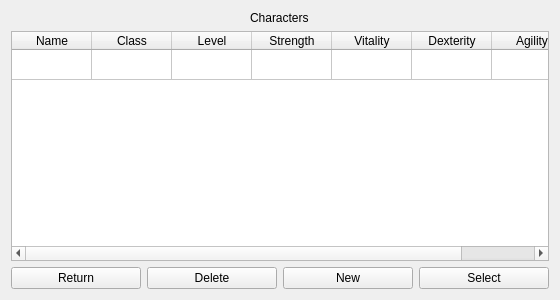
<?xml version="1.0" encoding="UTF-8"?>
<ui version="4.0">
 <class>SelectUserInterface</class>
 <widget class="QWidget" name="SelectUserInterface">
  <property name="geometry">
   <rect>
    <x>0</x>
    <y>0</y>
    <width>560</width>
    <height>300</height>
   </rect>
  </property>
  <property name="windowTitle">
   <string>Form</string>
  </property>
  <layout class="QVBoxLayout" name="verticalLayout">
   <item alignment="Qt::AlignHCenter">
    <widget class="QLabel" name="label">
     <property name="text">
      <string>Characters</string>
     </property>
    </widget>
   </item>
   <item>
    <widget class="QTableWidget" name="tableWidget">
     <attribute name="horizontalHeaderVisible">
      <bool>true</bool>
     </attribute>
     <attribute name="horizontalHeaderCascadingSectionResizes">
      <bool>false</bool>
     </attribute>
     <attribute name="horizontalHeaderDefaultSectionSize">
      <number>80</number>
     </attribute>
     <attribute name="horizontalHeaderHighlightSections">
      <bool>true</bool>
     </attribute>
     <attribute name="horizontalHeaderMinimumSectionSize">
      <number>30</number>
     </attribute>
     <attribute name="horizontalHeaderStretchLastSection">
      <bool>false</bool>
     </attribute>
     <attribute name="verticalHeaderVisible">
      <bool>false</bool>
     </attribute>
     <row>
      <property name="text">
       <string>1</string>
      </property>
     </row>
     <column>
      <property name="text">
       <string>Name</string>
      </property>
     </column>
     <column>
      <property name="text">
       <string>Class</string>
      </property>
     </column>
     <column>
      <property name="text">
       <string>Level</string>
      </property>
     </column>
     <column>
      <property name="text">
       <string>Strength</string>
      </property>
     </column>
     <column>
      <property name="text">
       <string>Vitality</string>
      </property>
     </column>
     <column>
      <property name="text">
       <string>Dexterity</string>
      </property>
     </column>
     <column>
      <property name="text">
       <string>Agility</string>
      </property>
     </column>
    </widget>
   </item>
   <item>
    <layout class="QHBoxLayout" name="horizontalLayout">
     <item>
      <widget class="QPushButton" name="returnButton">
       <property name="text">
        <string>Return</string>
       </property>
      </widget>
     </item>
     <item>
      <widget class="QPushButton" name="deleteButton">
       <property name="text">
        <string>Delete</string>
       </property>
      </widget>
     </item>
     <item>
      <widget class="QPushButton" name="newButton">
       <property name="text">
        <string>New</string>
       </property>
      </widget>
     </item>
     <item>
      <widget class="QPushButton" name="selectButton">
       <property name="text">
        <string>Select</string>
       </property>
      </widget>
     </item>
    </layout>
   </item>
  </layout>
 </widget>
 <resources/>
 <connections/>
</ui>
